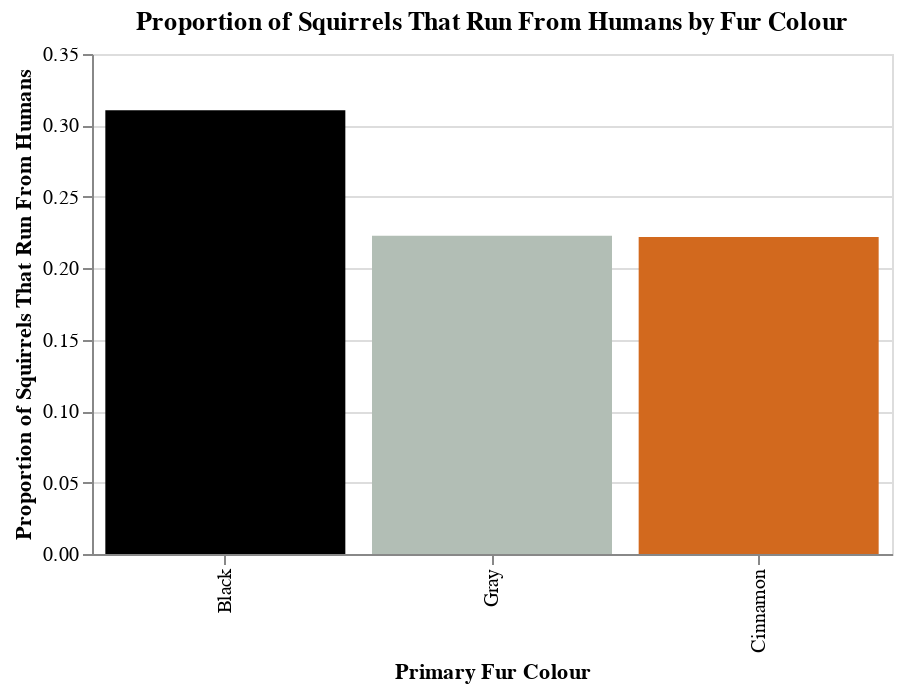

The notebook cell saved with this chart:
### Code cell
colour_run = alt.Chart(
    squirrels.dropna(subset = ['primary_fur_color', 'runs_from']),
    title = alt.Title(text = 'Proportion of Squirrels That Run From Humans by Fur Colour')
    ).mark_bar().encode(
        x = alt.X('primary_fur_color:N').sort('-y').title('Primary Fur Colour'),
        y = alt.Y('mean(runs_from):Q', title = 'Proportion of Squirrels That Run From Humans'),
        color = alt.Color('primary_fur_color:N').scale(domain = order, range = colours).legend(None)
    ).properties(width = 400, height = 250)

colour_run

### Figure 1 — Vega specification as saved in the notebook (floating-point values rounded to 4 significant figures)
{"$schema": "https://vega.github.io/schema/vega/v5.json", "data": [{"name": "source_0"}, {"name": "data_0", "values": [{"mean_runs_from": 0.2228, "primary_fur_color": "Gray"}, {"mean_runs_from": 0.2219, "primary_fur_color": "Cinnamon"}, {"mean_runs_from": 0.3107, "primary_fur_color": "Black"}]}, {"name": "source_0_x_domain_primary_fur_color", "values": [{"primary_fur_color": "Gray", "sort_field": 0.2228}, {"primary_fur_color": "Cinnamon", "sort_field": 0.2219}, {"primary_fur_color": "Black", "sort_field": 0.3107}]}, {"name": "data_0_y_domain_mean_runs_from", "values": [{"min": 0.2219, "max": 0.3107}]}], "marks": [{"type": "rect", "name": "marks", "from": {"data": "data_0"}, "encode": {"update": {"y2": {"value": 0, "scale": "y"}, "fill": {"field": "primary_fur_color", "scale": "color"}, "x": {"field": "primary_fur_color", "scale": "x"}, "width": {"signal": "max(0.25, bandwidth('x'))"}, "y": {"field": "mean_runs_from", "scale": "y"}}}, "style": ["bar"]}], "scales": [{"name": "x", "type": "band", "domain": {"data": "source_0_x_domain_primary_fur_color", "field": "primary_fur_color", "sort": {"op": "max", "field": "sort_field", "order": "descending"}}, "range": [0, {"signal": "width"}], "paddingInner": 0.1, "paddingOuter": 0.05}, {"name": "y", "type": "linear", "domain": [{"signal": "(data(\"data_0_y_domain_mean_runs_from\")[0] || {}).min"}, {"signal": "(data(\"data_0_y_domain_mean_runs_from\")[0] || {}).max"}], "range": [{"signal": "height"}, 0], "nice": true, "zero": true}, {"name": "color", "type": "ordinal", "domain": ["Gray", "Cinnamon", "Black"], "range": ["#B2BEB5", "#D2691E", "#000000"]}], "axes": [{"scale": "y", "tickCount": {"signal": "ceil(height/40)"}, "labels": false, "zindex": 0, "gridScale": "x", "aria": false, "orient": "left", "ticks": false, "grid": true, "domain": false, "minExtent": 0, "maxExtent": 0}, {"scale": "x", "grid": false, "labelAlign": "right", "labelAngle": 270, "labelBaseline": "middle", "zindex": 0, "orient": "bottom", "title": "Primary Fur Colour"}, {"scale": "y", "title": "Proportion of Squirrels That Run From Humans", "orient": "left", "grid": false, "labelOverlap": true, "tickCount": {"signal": "ceil(height/40)"}, "zindex": 0}], "title": {"text": "Proportion of Squirrels That Run From Humans by Fur Colour", "frame": "group"}, "background": "white", "padding": 5, "style": "cell", "height": 250, "width": 400}
